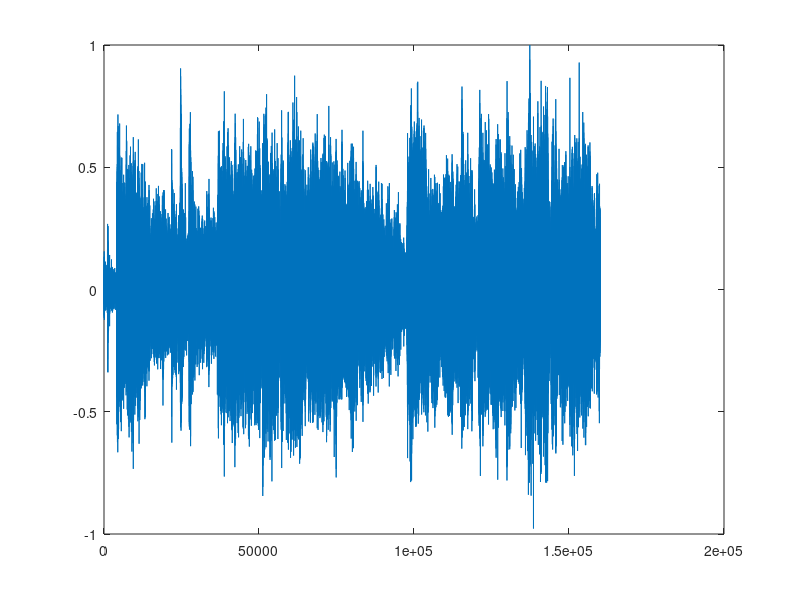

Reproduce this figure in MATLAB. (Note: this script raises an error after producing the figure.)
%%%%%%%%%%%%%%%%%%%%%%%%%%%%%%%%%%%%%%%
%       Matlab Script                 %
%       EE305, Lab 7 & 8              %
%       Spring 2024                   %
%%%%%%%%%%%%%%%%%%%%%%%%%%%%%%%%%%%%%%%

% The file 'voice.mat' includes a 20-second long piece of speech sampled at
% 8kHz under the matlab array named 'data' with values contained in [-1,1].

% Our goal in labs 7 & 8 are to perform
%  1. Perform PCM waveform encoding from matlab array 'data'
%  2. Perform QPSK modulation and demodulation
%  3. Perform convoluational encoding and decoding
%  4. Assess voice quality for different SNR values

% Clear the workspace & Command window
clear all;
clc;

% Basic settings
j = sqrt(-1);
f_sample = 8000;  % samples per second
bitsPerSample = 8; % PCM coding parameter
block_size = 128;  % number of bits per packet
EbNo_array_dB = [0:2:10]; % [0 2 4 6 8 10]


%%%%%%%%%%%%% Load the data
load music;
plot(data); % check data
disp('data size')
size(data)

data_array_rx = zeros(size(data)); % Initialization

%%%%%%%%%%%%% PCM Waveform encoding
bit_stream_tx = func_PCM_coding(data, bitsPerSample); 
%%%% Insert script:  Use 8bit O2C offset 2's complement binary scheme 
%%%% to represent a value x[n], where -1 <= x[n] <= 1
%%%% data => s[n]
disp('size of bit_stream_tx')
size(bit_stream_tx)

number_of_packets = length(bit_stream_tx) / block_size; % block_size = 128

% Initialization
bit_stream_rx = zeros(length(bit_stream_tx),1); 
BER = zeros(length(EbNo_array_dB),1);
BER_theo = zeros(length(EbNo_array_dB),1);

% Iterate 6 times for each dB (EbNo_array_dB)
for iebno = 1 : length(EbNo_array_dB)
    EbNo_dB=EbNo_array_dB(iebno);
    EbNo_dB;
    EbNo = 10^(0.1*EbNo_dB);
    % Calcuate signal gain and noise variance from EbNo:  
    % Eb/No = 0.5 Es/No = 0.5 * gain^2/No;                                                  
    % sigma^2 = No/2
    %=======================================================================
    gain = 1;
    sigma = sqrt(0.5*(0.5*gain^2/EbNo));
    %======================================================================= 
    
    for ipacket = 1 : number_of_packets

        %%%%%%%%%%%%% Take a packet from bit_stream_tx
        % Extract a packet from bit_stream_tx
        start_idx = (ipacket - 1) * block_size + 1;
        end_idx = ipacket * block_size;
        
        % Ensure indices are valid
        if end_idx > length(bit_stream_tx)
            error('End index exceeds the length of bit_stream_tx.');
        end
        
        % Extract the ipacket-th packet
        bits_packet_tx = bit_stream_tx(start_idx : end_idx);
        
        %%%%%%%%%%%%% Convolutional Channel Coding(Exp 8)
        encoded_bits_packet_tx = func_conv_coding(bits_packet_tx);
        % encoded_bits_packet_tx =  bits_packet_tx;

        %%%%%%%%%%%%% QPSK modulation
        % generate symbol_block of complex symbols with unit magnitude
        symbols_packet_tx = func_QPSK_modulation(encoded_bits_packet_tx);        

        %%%%%%%%%%%%% AWGN and Receiver
        %=======================================================================
        % Get the size of the input symbols packet
        arr_size = size(symbols_packet_tx);  

        % Generate complex Gaussian noise
        AWGN = sigma * (randn(arr_size) + 1j * randn(arr_size));

        % Add noise to the transmitted symbols to simulate the received symbols
        symbols_packet_rx = symbols_packet_tx + AWGN;
        %=======================================================================
        
        %%%%%%%%%%%%% Hard-decision QPSK demodulation
        received_bits_packet_rx = func_QPSK_demodulation(symbols_packet_rx);    
        
        %%%%%%%%%%%%% Convolutional Decoding
        decoded_bits_packet_rx = func_conv_decoding(received_bits_packet_rx);
        % decoded_bits_packet_rx = received_bits_packet_rx;        
        
        %%%%%%%%%%%%% Reconstruct the whole file
        bit_stream_rx(start_idx : end_idx) = decoded_bits_packet_rx;
    end
    
    %=======================================================================
    % For each Eb/No, compute empirical and theoretical BER
    BER_theo(iebno) = erfc(sqrt(EbNo))/2;
    BER(iebno) = sum(xor(bit_stream_rx, bit_stream_tx))/length(bit_stream_tx);
    format long;
    BER(iebno) = BER(iebno);

    %=======================================================================

    % PCM decoding and replay the sound
    disp('bit stream rx size')
    size(bit_stream_rx)
    data_array_rx = func_PCM_decoding(bit_stream_rx,bitsPerSample); %added
    sum(abs(data - data_array_rx)) %added 
    plot(data_array_rx)
    
    % Display the title with 'iebno' value
    title(['EbNo = ', num2str(EbNo_dB), ' dB']);

    % generate sound using the array 'data' with 8kHz sampling rate with 8 bit resolution.
    sound(data_array_rx,8000); 
 
    disp('paused after one iebno iteration')
    pause
   
end   

%% plot BER
figure (1)
semilogy(EbNo_array_dB,BER,'--x') %added
hold on 
grid on
semilogy(EbNo_array_dB,BER_theo,'-o') %added 
xlabel('Eb/No [dB]');
ylabel('BER');
legend('BER', 'BER-theo')
